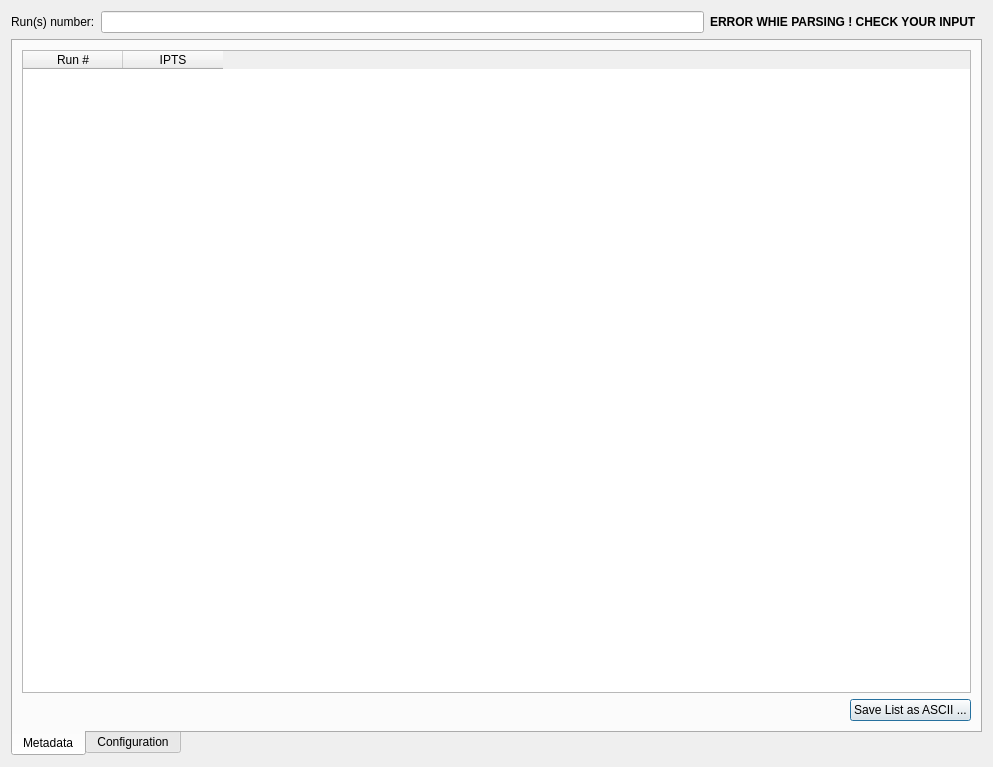
<?xml version="1.0" encoding="UTF-8"?>
<ui version="4.0">
 <class>Dialog</class>
 <widget class="QDialog" name="Dialog">
  <property name="geometry">
   <rect>
    <x>0</x>
    <y>0</y>
    <width>993</width>
    <height>767</height>
   </rect>
  </property>
  <property name="windowTitle">
   <string>Metadata Finder</string>
  </property>
  <layout class="QVBoxLayout" name="verticalLayout_5">
   <item>
    <layout class="QVBoxLayout" name="verticalLayout_4">
     <item>
      <layout class="QHBoxLayout" name="horizontalLayout">
       <item>
        <widget class="QLabel" name="label">
         <property name="text">
          <string>Run(s) number:</string>
         </property>
        </widget>
       </item>
       <item>
        <widget class="QLineEdit" name="runNumberEdit">
         <property name="toolTip">
          <string>1234 or 1234,1236 or 1234-1238</string>
         </property>
         <property name="text">
          <string/>
         </property>
        </widget>
       </item>
       <item>
        <widget class="QLabel" name="inputErrorLabel">
         <property name="enabled">
          <bool>true</bool>
         </property>
         <property name="font">
          <font>
           <weight>75</weight>
           <bold>true</bold>
          </font>
         </property>
         <property name="text">
          <string>ERROR WHIE PARSING ! CHECK YOUR INPUT  </string>
         </property>
        </widget>
       </item>
      </layout>
     </item>
     <item>
      <widget class="QTabWidget" name="tabWidget">
       <property name="tabPosition">
        <enum>QTabWidget::South</enum>
       </property>
       <property name="currentIndex">
        <number>0</number>
       </property>
       <widget class="QWidget" name="tab">
        <attribute name="title">
         <string>Metadata</string>
        </attribute>
        <layout class="QVBoxLayout" name="verticalLayout_2">
         <item>
          <layout class="QVBoxLayout" name="verticalLayout">
           <item>
            <widget class="QTableWidget" name="metadataTable">
             <column>
              <property name="text">
               <string>Run #</string>
              </property>
             </column>
             <column>
              <property name="text">
               <string>IPTS</string>
              </property>
             </column>
            </widget>
           </item>
           <item>
            <layout class="QHBoxLayout" name="horizontalLayout_3">
             <item>
              <spacer name="horizontalSpacer_2">
               <property name="orientation">
                <enum>Qt::Horizontal</enum>
               </property>
               <property name="sizeHint" stdset="0">
                <size>
                 <width>40</width>
                 <height>20</height>
                </size>
               </property>
              </spacer>
             </item>
             <item>
              <widget class="QPushButton" name="saveAsciiButton">
               <property name="text">
                <string>Save List as ASCII ...</string>
               </property>
              </widget>
             </item>
            </layout>
           </item>
          </layout>
         </item>
        </layout>
       </widget>
       <widget class="QWidget" name="tab_2">
        <attribute name="title">
         <string>Configuration</string>
        </attribute>
        <layout class="QVBoxLayout" name="verticalLayout_3">
         <item>
          <widget class="QTableWidget" name="configureTable">
           <property name="sortingEnabled">
            <bool>true</bool>
           </property>
           <column>
            <property name="text">
             <string>Display ?</string>
            </property>
           </column>
           <column>
            <property name="text">
             <string>Name</string>
            </property>
           </column>
           <column>
            <property name="text">
             <string>Value</string>
            </property>
           </column>
           <column>
            <property name="text">
             <string>Units</string>
            </property>
           </column>
          </widget>
         </item>
         <item>
          <layout class="QHBoxLayout" name="horizontalLayout_2">
           <item>
            <widget class="QPushButton" name="unselectAll">
             <property name="enabled">
              <bool>false</bool>
             </property>
             <property name="text">
              <string>Unselect All</string>
             </property>
            </widget>
           </item>
           <item>
            <spacer name="horizontalSpacer">
             <property name="orientation">
              <enum>Qt::Horizontal</enum>
             </property>
             <property name="sizeHint" stdset="0">
              <size>
               <width>40</width>
               <height>20</height>
              </size>
             </property>
            </spacer>
           </item>
           <item>
            <widget class="QPushButton" name="exportConfiguration">
             <property name="enabled">
              <bool>false</bool>
             </property>
             <property name="text">
              <string>Export Configuration ...</string>
             </property>
            </widget>
           </item>
           <item>
            <widget class="QPushButton" name="importConfiguration">
             <property name="enabled">
              <bool>false</bool>
             </property>
             <property name="text">
              <string>Import Configuration ...</string>
             </property>
            </widget>
           </item>
          </layout>
         </item>
        </layout>
       </widget>
      </widget>
     </item>
    </layout>
   </item>
  </layout>
 </widget>
 <resources/>
 <connections>
  <connection>
   <sender>runNumberEdit</sender>
   <signal>returnPressed()</signal>
   <receiver>Dialog</receiver>
   <slot>runNumberEditEvent()</slot>
   <hints>
    <hint type="sourcelabel">
     <x>537</x>
     <y>22</y>
    </hint>
    <hint type="destinationlabel">
     <x>496</x>
     <y>383</y>
    </hint>
   </hints>
  </connection>
  <connection>
   <sender>unselectAll</sender>
   <signal>clicked()</signal>
   <receiver>Dialog</receiver>
   <slot>unselectAll()</slot>
   <hints>
    <hint type="sourcelabel">
     <x>64</x>
     <y>706</y>
    </hint>
    <hint type="destinationlabel">
     <x>496</x>
     <y>383</y>
    </hint>
   </hints>
  </connection>
  <connection>
   <sender>exportConfiguration</sender>
   <signal>clicked()</signal>
   <receiver>Dialog</receiver>
   <slot>exportConfiguration()</slot>
   <hints>
    <hint type="sourcelabel">
     <x>767</x>
     <y>706</y>
    </hint>
    <hint type="destinationlabel">
     <x>496</x>
     <y>383</y>
    </hint>
   </hints>
  </connection>
  <connection>
   <sender>importConfiguration</sender>
   <signal>clicked()</signal>
   <receiver>Dialog</receiver>
   <slot>importConfiguration()</slot>
   <hints>
    <hint type="sourcelabel">
     <x>904</x>
     <y>706</y>
    </hint>
    <hint type="destinationlabel">
     <x>496</x>
     <y>383</y>
    </hint>
   </hints>
  </connection>
  <connection>
   <sender>tabWidget</sender>
   <signal>currentChanged(int)</signal>
   <receiver>Dialog</receiver>
   <slot>userChangedTab()</slot>
   <hints>
    <hint type="sourcelabel">
     <x>496</x>
     <y>399</y>
    </hint>
    <hint type="destinationlabel">
     <x>496</x>
     <y>383</y>
    </hint>
   </hints>
  </connection>
  <connection>
   <sender>saveAsciiButton</sender>
   <signal>clicked()</signal>
   <receiver>Dialog</receiver>
   <slot>saveMetadataListAsAsciiFile()</slot>
   <hints>
    <hint type="sourcelabel">
     <x>910</x>
     <y>705</y>
    </hint>
    <hint type="destinationlabel">
     <x>496</x>
     <y>383</y>
    </hint>
   </hints>
  </connection>
 </connections>
 <slots>
  <slot>runNumberEditEvent()</slot>
  <slot>unselectAll()</slot>
  <slot>importConfiguration()</slot>
  <slot>userChangedTab()</slot>
  <slot>exportConfiguration()</slot>
  <slot>saveMetadataListAsAsciiFile()</slot>
 </slots>
</ui>
